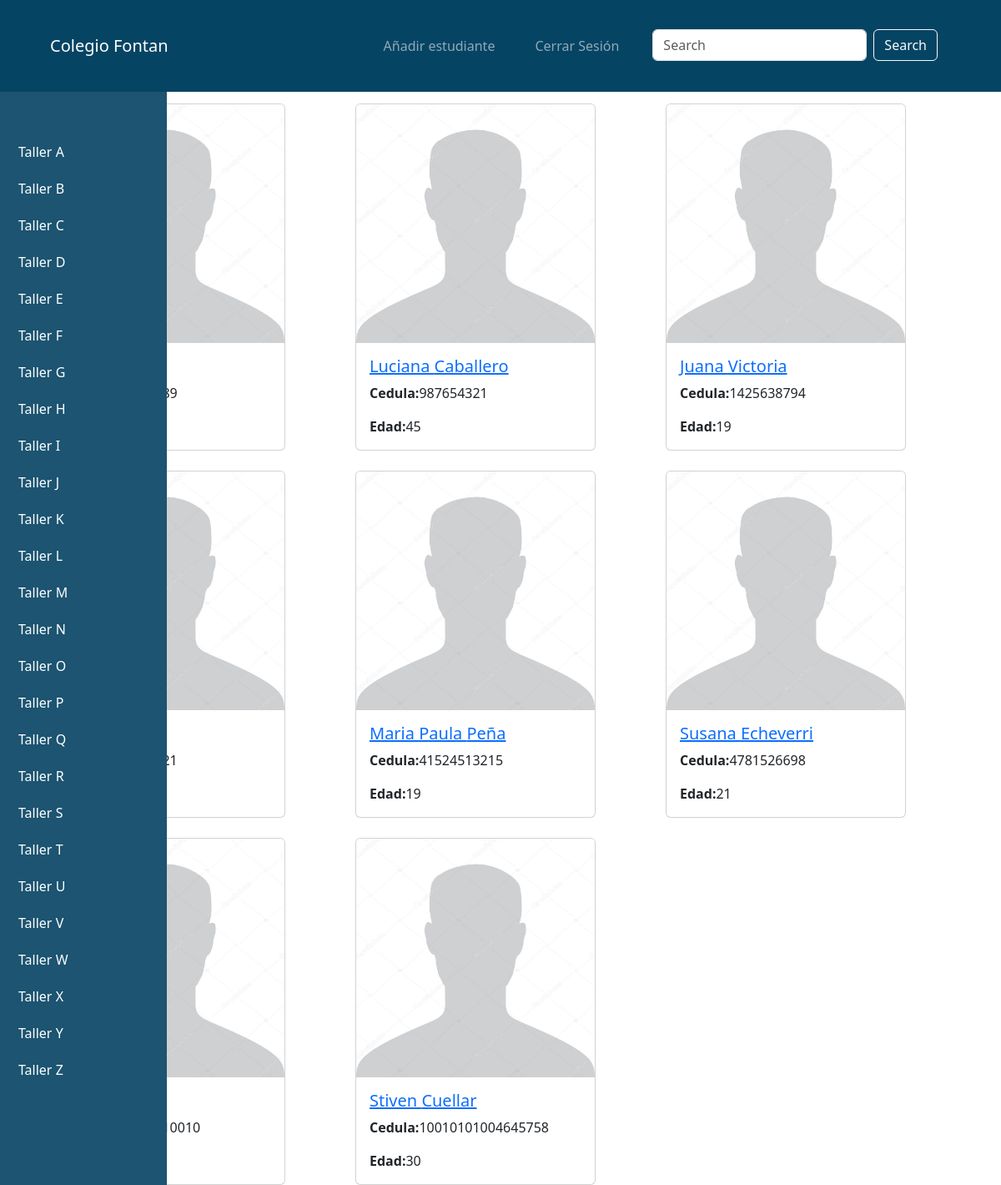
The app's page / (signed in) with its own data.
### Doc_management/models.py (models this page shows, shortened)
class Estudiante(models.Model):
    cedula = models.CharField(max_length=50)
    nombre = models.CharField(max_length=50)
    apellido = models.CharField(max_length=15)
    taller = models.ForeignKey(Taller, on_delete=models.CASCADE)
    edad = models.CharField(max_length=10)
    image = models.ImageField(upload_to='estudiantes/images/',blank=True, null=True, default='Doc_management\estudiantes\images\DSC_1379.JPG')

### Doc_management/views.py (the view)
# urls.py: path('', views.home, name='home'),
def home(request):
	Estudiantes = Estudiante.objects.all()
	if request.method == 'POST':
		username = request.POST['username']
		password = request.POST['password']
		user = authenticate(request, username=username, password=password)
		if user is not None:
			login(request, user)
			messages.success(request, "You Have Been Logged In!")
			return redirect('home')
		else:
			messages.success(request, "There Was An Error Logging In, Please Try Again...")
			return redirect('home')
	else:
		return render(request, 'home.html', {'Estudiante':Estudiantes})

### Doc_management/templates/home.html (shortened to what this page needs)
{% extends 'base.html' %}
{% block content %}
{% load static %}
{% if user.is_authenticated %}
<div class="container-fluid">
  <nav class="vertical-navbar">
    <div class="container">
      <ul>
        <li class="nav-item">
          <a class="nav-link" href="{% url 'estudiantes_por_taller' taller_id='A' %}">Taller A</a>
        </li>
        <li class="nav-item">
          <a class="nav-link" href="{% url 'estudiantes_por_taller' taller_id='B' %}">Taller B</a>
        </li>
        <li class="nav-item">
          <a class="nav-link" href="{% url 'estudiantes_por_taller' taller_id='C' %}">Taller C</a>
        </li>
        <li class="nav-item">
          <a class="nav-link" href="{% url 'estudiantes_por_taller' taller_id='D' %}">Taller D</a>
        </li>
        <li class="nav-item">
          <a class="nav-link" href="{% url 'estudiantes_por_taller' taller_id='E' %}">Taller E</a>
        </li>
        <li class="nav-item">
          <a class="nav-link" href="{% url 'estudiantes_por_taller' taller_id='F' %}">Taller F</a>
        </li>
        <li class="nav-item">
          <a class="nav-link" href="{% url 'estudiantes_por_taller' taller_id='G' %}">Taller G</a>
        </li>
        <li class="nav-item">
          <a class="nav-link" href="{% url 'estudiantes_por_taller' taller_id='H' %}">Taller H</a>
        </li>
        <li class="nav-item">
          <a class="nav-link" href="{% url 'estudiantes_por_taller' taller_id='I' %}">Taller I</a>
        </li>
        <li class="nav-item">
          <a class="nav-link" href="{% url 'estudiantes_por_taller' taller_id='J' %}">Taller J</a>
        </li>
        <li class="nav-item">
          <a class="nav-link" href="{% url 'estudiantes_por_taller' taller_id='K' %}">Taller K</a>
        </li>
        <li class="nav-item">
          <a class="nav-link" href="{% url 'estudiantes_por_taller' taller_id='L' %}">Taller L</a>
        </li>
        <li class="nav-item">
          <a class="nav-link" href="{% url 'estudiantes_por_taller' taller_id='M' %}">Taller M</a>
        </li>
        <li class="nav-item">
          <a class="nav-link" href="{% url 'estudiantes_por_taller' taller_id='N' %}">Taller N</a>
        </li>
        <li class="nav-item">
          <a class="nav-link" href="{% url 'estudiantes_por_taller' taller_id='O' %}">Taller O</a>
        </li>
        <li class="nav-item">
          <a class="nav-link" href="{% url 'estudiantes_por_taller' taller_id='P' %}">Taller P</a>
        </li>
        <li class="nav-item">
          <a class="nav-link" href="{% url 'estudiantes_por_taller' taller_id='Q' %}">Taller Q</a>
        </li>
        <li class="nav-item">
          <a class="nav-link" href="{% url 'estudiantes_por_taller' taller_id='R' %}">Taller R</a>
        </li>
        <li class="nav-item">
          <a class="nav-link" href="{% url 'estudiantes_por_taller' taller_id='S' %}">Taller S</a>
        </li>
        <li class="nav-item">
          <a class="nav-link" href="{% url 'estudiantes_por_taller' taller_id='T' %}">Taller T</a>
        </li>
        <li class="nav-item">
          <a class="nav-link" href="{% url 'estudiantes_por_taller' taller_id='U' %}">Taller U</a>
        </li>
        <li class="nav-item">
          <a class="nav-link" href="{% url 'estudiantes_por_taller' taller_id='V' %}">Taller V</a>
        </li>
        <li class="nav-item">
          <a class="nav-link" href="{% url 'estudiantes_por_taller' taller_id='W' %}">Taller W</a>
        </li>
        <li class="nav-item">
          <a class="nav-link" href="{% url 'estudiantes_por_taller' taller_id='X' %}">Taller X</a>
        </li>
        <li class="nav-item">
          <a class="nav-link" href="{% url 'estudiantes_por_taller' taller_id='Y' %}">Taller Y</a>
        </li>
        <li class="nav-item">
          <a class="nav-link" href="{% url 'estudiantes_por_taller' taller_id='Z' %}">Taller Z</a>
        </li>
      </ul>
    </div>
  </nav>
</div>
<div class="container">
    <div class="row row-cols-1 row-cols-md-3 g-4">
        {% if query %}
            {% for estudiante in estudiantes %}
                <div class="col">
                    <div class="card" style="width: 18rem;">
                        <img src="{{ estudiante.image.url }}" class="card-img-top" alt="Estudiante Image">
                        <div class="card-body">
                            <h5 class="card-title"><a href="{% url 'record' estudiante.id %}">{{ estudiante.nombre }} {{ estudiante.apellido }}</a></h5>
                            <p class="card-text"><strong>Cedula:</strong>{{ estudiante.cedula}}</p>
                            <p class="card-text"><strong>Edad:</strong>{{ estudiante.edad}}</p>
                        </div>
                    </div>
                </div>
            {% empty %}
                <div class="col">
                    <p>No se encontraron resultados para "{{ query }}"</p>
                </div>
            {% endfor %}
        {% else %}
            {% for estudiante in Estudiante %}
                <div class="col">
                    <div class="card" style="width: 18rem;">
                        <img src="{% if estudiante.image %}{{ estudiante.image.url }}{% else %}{% static 'estudiantes/images/DSC_1379.JPG' %}{% endif %}" class="card-img-top" alt="Imagen del estudiante">
                        <div class="card-body">
                            <h5 class="card-title"><a href="{% url 'record' estudiante.id %}">{{ estudiante.nombre }} {{ estudiante.apellido }}</a></h5>
                            <p class="card-text"><strong>Cedula:</strong>{{ estudiante.cedula}}</p>
                            <p class="card-text"><strong>Edad:</strong>{{ estudiante.edad}}</p>
                        </div>
                    </div>
                </div>
            {% endfor %}
        {% endif %}
    </div>
</div>
{% endif %}
{% endblock %}

### Doc_management/templates/base.html (shortened to what this page needs)
<!doctype html>
<html lang="en">
  <head>
    <link href="https://cdn.jsdelivr.net/npm/bootstrap@5.3.0-alpha1/dist/css/bootstrap.min.css" rel="stylesheet">
  </head>
  <body>
    {% include 'navbar.html' %}
    <div class="container">
      <br/>
      {% block content %}
      {% endblock%}
    </div>
  </body>
</html>

### Doc_management/templates/navbar.html (shortened to what this page needs)
<nav class="navbar navbar-expand-lg navbar-dark custom-navbar-bg" style="height: 110px; position: fixed; width: 100%; z-index: 1000;">
  <div class="container-fluid">
    <a class="navbar-brand ms-5 me-auto" href="{% url 'home' %}">Colegio Fontan</a>
    <div class="collapse navbar-collapse" id="navbarSupportedContent">
      <ul class="navbar-nav ms-auto mb-2 mb-lg-0 me-5">
        {% if user.is_authenticated %}
        <li class="nav-item me-3">
          <a class="nav-link me-3" href="{% url 'add_record' %}">Añadir estudiante</a>
        </li>
        <li class="nav-item me-3">
          <a class="nav-link me-3" href="{% url 'logout' %}">Cerrar Sesión</a>
        </li>
        <li class="nav-item me-3">
          <form class="d-flex" action="{% url 'search' %}" method="GET">
            <input class="form-control me-2" type="search" placeholder="Search" aria-label="Search" name="query">
            <button class="btn btn-outline-light" type="submit">Search</button>
          </form>
        </li>
        {% endif %}
      </ul>
    </div>
  </div>
</nav>

### Doc_management/templates/base.html (style rules this page uses)
.custom-navbar-bg { background-color: #064463 !important; }
.vertical-navbar { position: fixed; top: 110px; left: 0; bottom: 0; width: 200px; background-color: #1C5471; overflow-y: auto; z-index: 1000; }
.vertical-navbar ul { list-style-type: none; padding: 0; margin: 0; display: block; position: fixed; }
.vertical-navbar ul li { padding: 10px; }
.vertical-navbar ul li a { color: #fff; text-decoration: none; }
.container { padding-top: 50px; }

### records on screen
Estudiante: image (picture), nombre "Luciana", apellido "Caballero", cedula "987654321", edad "45"
Estudiante: image (picture), nombre "Juana", apellido "Victoria", cedula "1425638794", edad "19"
Estudiante: image (picture), nombre "Maria Paula", apellido "Peña", cedula "41524513215", edad "19"
Estudiante: image (picture), nombre "Susana", apellido "Echeverri", cedula "4781526698", edad "21"
Estudiante: nombre "Stiven", apellido "Cuellar", cedula "10010101004645758", edad "30"
